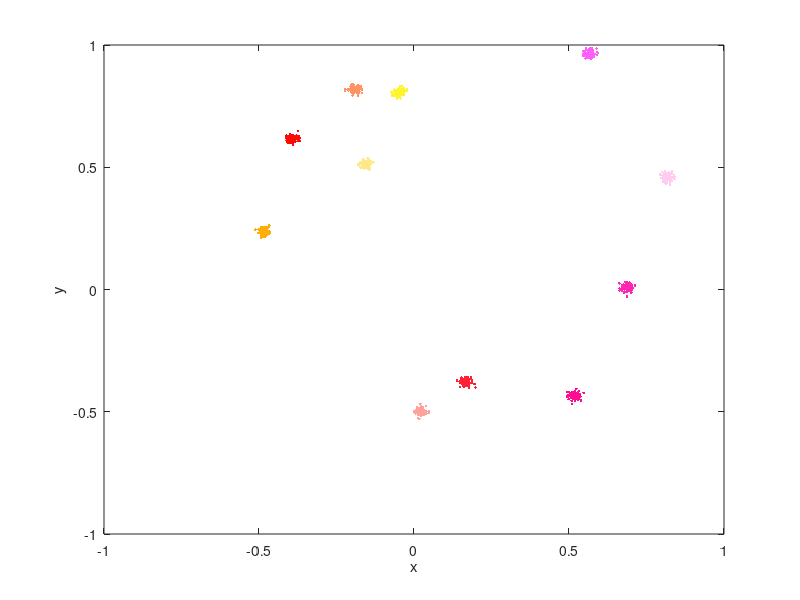

MATLAB code for this plot: (Note: this script raises an error after producing the figure.)
%%  This is a demo showing how to use this toolbox
%   This experiment is performed on synthetic data

%   Copyright by Quan Wang, 2011/05/10
%   Please cite: Quan Wang. Kernel Principal Component Analysis and its
%   Applications in Face Recognition and Active Shape Models.
%   arXiv:1207.3538 [cs.CV], 2012.

clear;clc;close all;

addpath('../code');

dataDistributionPrefix = "data_3gaussians";

N = 11;
ndims = 10;
centerVals = zeros( N, ndims );
rng('default')  % For reproducibility

for dim = 1:ndims
    firstDim = -1 + 2 * rand(N,1);
    centerVals( :, dim ) = firstDim;
end

% centerVals = [ -0.5, -0.1; 0, 0.7; 0.5, 0.1 ];

repval = 100;
mu = repmat( centerVals, repval, 1);

nsigma = 1;
sigmaval = 0.0001;
Sigma = diag( ones( ndims, 1 )*sigmaval );
data = mvnrnd(mu,Sigma);

figure;

for distVal = 1:N
    colorval = [ 1, rand(), rand() ];

    plot( data( distVal: N : end, 1), data( distVal: N : end, 2),...
        '.', "Color", colorval )
    hold on;
end

% plot( data(2:2:end, 1), data(2:2:end, 2), 'o', "Color","b" )
xlabel('x');
ylabel('y');

Nval = N * repval;

%% standard PCA
d = min( Nval, ndims );
disp('Performing standard PCA...');
[Y1 , pcaEigVector, pcaEigValue] = PCA( data, d );

pcaErrorTrain = zeros( nsigma, d );

for k = 1:d
    truncVals = getAllReconstructions( pcaEigVector, data', k )';
    
    pcaErrorTrain( 1, k ) = computeCenterError( truncVals, mu );
    disp( pcaErrorTrain( 1, k ) )
end
% filenameProjections = "../Plots/" + dataDistributionPrefix +...
%     "PCAProjections";
% plotProjections( Y1, filenameProjections, N )
% figure;
% % plot( Y1( 1:end, 1 ), Y1( 1:end, 2 ), 'b*');
% scatter( data(:, 1), data(:, 2), [], 80*( Y1(:, 1) + 2*abs( min( Y1(:, 1) ) ) ) )
% title('standard PCA');

%% Gaussian kernel PCA
d = 20;
DIST = distanceMatrix(data);
DIST( DIST == 0 ) = inf;
DIST = min( DIST );
para = 5 * mean( DIST );
% para = 2*sigmaval;
disp( 'Performing Gaussian kernel PCA...' );
[Y3, eigVector] = kPCA( data, d, 'gaussian', para );

%% Create Test Vectors

repval = 30;
muTest = repmat( centerVals, repval, 1);

Sigma = diag( ones( ndims, 1 )*sigmaval );
dataTest = mvnrnd( muTest, Sigma );

Nval = N * repval;

%% pre-image reconstruction for Standard PCA (Test Data)
disp('Performing PCA Test pre-image reconstruction...');
d = min( Nval, ndims );
pcaErrorTest = zeros( nsigma, d );

for k = 1:d
    truncVals = getAllReconstructions( pcaEigVector, dataTest', k )';
    
    pcaErrorTest( 1, k ) = computeCenterError( truncVals, muTest );
    disp( pcaErrorTest( 1, k ) )
end

%% pre-image reconstruction for Gaussian kernel PCA (Training Data)
disp('Performing kPCA pre-image reconstruction...');
d = min( Nval, ndims );

kpcaErrorTrainFixedPoint = zeros( nsigma, d );

for k = 1:d
    PI=zeros( size(data) ); % pre-image
    eigVectorForReconstruct = eigVector( :, 1:k );
    Y3ForReconstruct = Y3( :, 1:k );
    for i = 1:size(data, 1)
        PI(i,:) = kPCA_PreImage( Y3ForReconstruct(i, :)', eigVectorForReconstruct, data, para, k)';
    end

    kpcaErrorTrainFixedPoint( 1, k ) = computeCenterError( PI, mu );
    disp( kpcaErrorTrainFixedPoint( 1, k ) )
end

%% pre-image reconstruction for Gaussian kernel PCA (Test Data)
disp('Performing kPCA pre-image reconstruction...');
d = min( Nval, ndims );

outputvalsIterations = zeros( size( dataTest, 1 ), 1 );
kpcaErrorTestFixedPoint = zeros( nsigma, d );

for k = 2:d
    PI=zeros( size(dataTest) ); % pre-image
    eigVectorForReconstruct = eigVector( :, 1:k );
    for i = 1:size( dataTest, 1 )

        Y3Test = kPCA_TestProjections( dataTest( i, : ), data, eigVector, 'gaussian', para );
        Y3ForReconstruct = Y3Test( :, 1:k );

        [PI(i,:), niter] = kPCA_PreImage( Y3ForReconstruct', eigVectorForReconstruct, data, para, k);
        outputvalsIterations( i, 1 ) = niter;
    
    end

    kpcaErrorTestFixedPoint( 1, k ) = computeCenterError( PI, muTest );
    disp( kpcaErrorTestFixedPoint(1, k) )
end

%% pre-image reconstruction for Gaussian kernel PCA (Test Data, Custom Objective)
% Uses gradient based optimization algorithms for solution

d = min( Nval, ndims );
kpcaErrorTestCustom = zeros( nsigma, d );

for k = 2:d
    meanval = mean( data );
    optimInitPoint = meanval;
    eigVectorForReconstruct = eigVector( :, 1:k );
    
    reconVals = zeros( size(dataTest) );
    
    rng(14,'twister')
    
    problem.solver = 'fmincon';
    problem.x0 = optimInitPoint;
    
    algOptions = ["sqp", "interior-point"];
    nAlgOptions = size( algOptions, 2 );
    
    outputvalsFuncEvals = zeros( nAlgOptions + 1, size( dataTest, 1 ));
    
    for i = 1:size( dataTest, 1 )
    
        Y3Test = kPCA_TestProjections( dataTest( i, : ), data, eigVector, 'gaussian', para );
        Y3ForReconstruct = Y3Test( :, 1:k );
    
        problem.objective = @(z)projectionObjective( z, Y3ForReconstruct', eigVectorForReconstruct, data, k, para );
        
        j = 1;
        for algOption = algOptions
    
            options = optimoptions( "fmincon", "Algorithm", algOption );
            problem.options = options;
    
            [reconVals(i, :), ~, ~, output] = fmincon( problem );
            outputvalsFuncEvals( j, i ) = output.funcCount;
    
            j = j + 1;
        end
    end
    
    kpcaErrorTestCustom( 1, k ) = computeCenterError( reconVals, muTest );
    disp( kpcaErrorTestCustom(1, k) )
end
% outputvalsFuncEvals( end, : ) = outputvalsIterations';

% filenameperf = "../Plots/" + dataDistributionPrefix + "FuncEvalsOptim.eps";
% plotPerfData( outputvalsFuncEvals, filenameperf );
